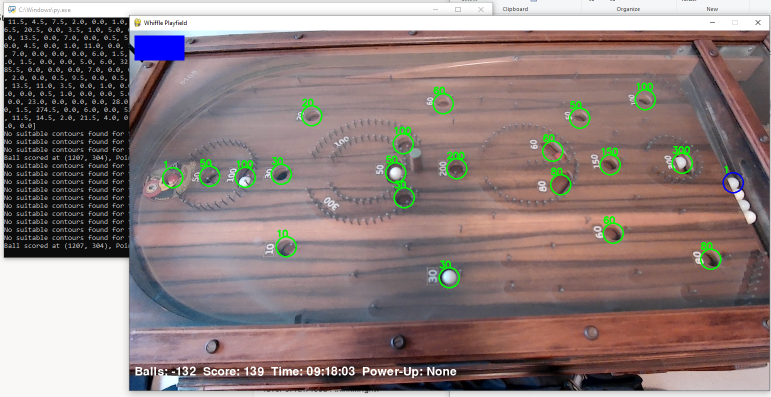
#> input picture old versions/5.9 (moreprogress)/whiffle_error.PNG, 1542 x 793 px (shown at 1/2 size); its folder holds only this picture in this run
$ python -i whiffle_moreprogress.py   (imports and definitions only)
#> lines starting #> are read from the running program, lines starting #| are printed output that depends on the picture; after the words box and inside, x2 and y2 are one past the last pixel; in counts of white or black regions, pixels touching at a corner belong together
# Whiffle Playfield - Fixed Ball Detection Crash and Improved Scoring
# Lines 1-700
import cv2
import numpy as np
import pygame
import sys
from pygame.locals import *
import time
import json
import os
import requests

# Initialize Pygame
# [1 line not run here, left out]
WIDTH, HEIGHT = 1280, 720  # Match your screenshot resolution
# [1 line that did not run here, left out]
# [1 line not run here, left out]
clock = pygame.time.Clock()

# Colors
BLACK = (0, 0, 0)
WHITE = (255, 255, 255)
GREEN = (0, 255, 0)
RED = (255, 0, 0)
BLUE = (0, 0, 255)  # For debug overlay

# Game State
class GameState:
    def __init__(self):
        self.score = 0
        self.balls = 7
        self.power_up = None
        self.time = "N/A"
        self.hole_positions = []  # Will store (x, y, radius, points)
        self.running = True
        self.show_leaderboard = False
        self.last_detected = []  # To track previously detected balls and avoid double-counting

    # [6 lines left out: function reset, not called in this run]

game = GameState()

# Calibration File Path
CALIBRATION_FILE = "calibration.json"

# Video Capture Reinitialization Function
# [21 lines left out: function reinitialize_camera, not called in this run]

# Initial Video Capture Setup
# [2 lines not run here, left out]

# Load or Skip Calibration
def load_calibrated_holes():
    if os.path.exists(CALIBRATION_FILE):
        with open(CALIBRATION_FILE, 'r') as f:
#> (reads 6.1 (balls)(excellent at scoring)(no redball)/calibration.json from the repository)
#> further down, picture is the input picture: shape (793, 1542, 3); mean B, G, R 122.2, 123.8, 139.9
            try:
                data = json.load(f)
                print("Loaded calibration data from local file.")
                return data["holes"]
            except Exception as e:
                print(f"Error loading calibration file: {e}")
    print("No calibration file found or error loading. Entering calibration mode.")
    return calibrate_holes()

# [86 lines left out: functions save_calibrated_holes, calibrate_holes, not called in this run]

game.hole_positions = load_calibrated_holes()

# Force reinitialization before game loop
# [4 lines not run here, left out]

# ROI and Ball Detection Functions
def get_table_roi(image, frame_count=0):
    # Preprocess: Convert to HSV and use saturation channel to enhance table edges
#> called with frame_count = 0
    hsv = cv2.cvtColor(image, cv2.COLOR_BGR2HSV)
#> hsv: shape (793, 1542, 3); mean H, S, V 63.3, 51.9, 146
    gray = hsv[:, :, 1]  # Use saturation channel
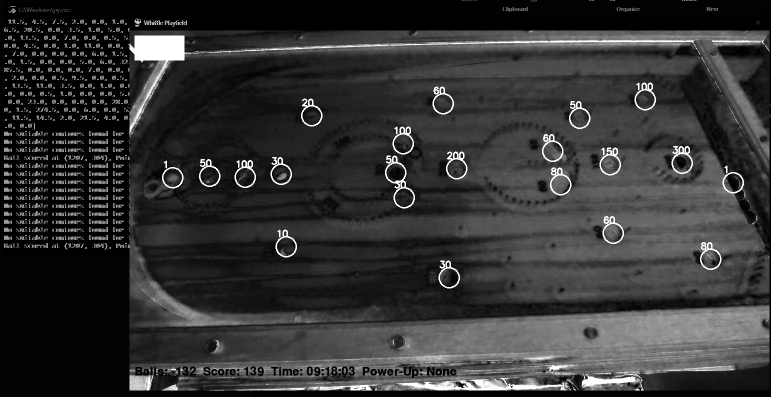
#> gray: shape (793, 1542) (shown at 1/2 size); min 0, max 255, mean 51.9
    # Enhance contrast
    gray = cv2.equalizeHist(gray)
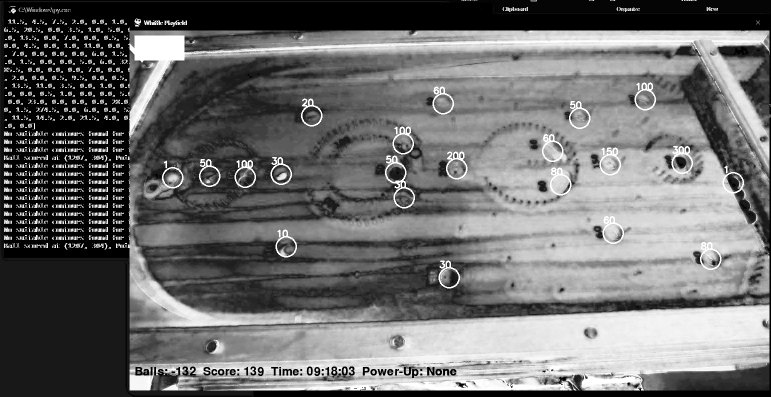
#> gray: shape (793, 1542) (shown at 1/2 size); min 0, max 255, mean 109.9
    blurred = cv2.GaussianBlur(gray, (5, 5), 0)
    # Lower Canny thresholds further to detect more edges
    edges = cv2.Canny(blurred, 20, 80)  # Adjusted from (30, 100) to (20, 80)
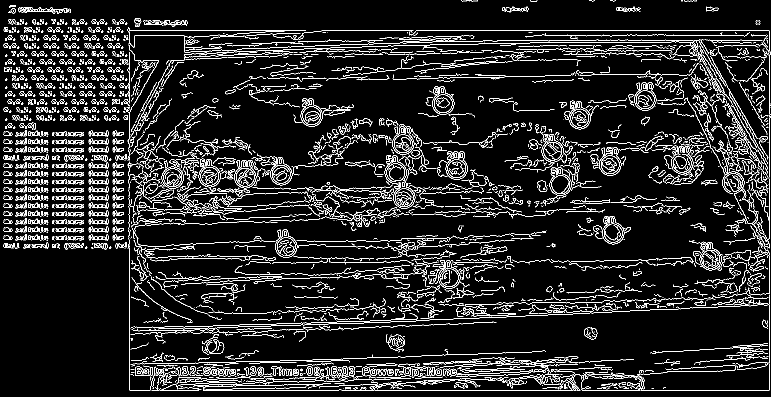
#> edges: shape (793, 1542) (shown at 1/2 size); 9.2% white in thin lines or dots
    contours, _ = cv2.findContours(edges, cv2.RETR_EXTERNAL, cv2.CHAIN_APPROX_SIMPLE)
#> contours = 3023 contours, 2503 with area under 20; largest, box (x1, y1, x2, y2) and area: (769, 310, 831, 418) 3444, (891, 302, 936, 360) 1907, (1181, 294, 1243, 352) 1812, (1094, 334, 1144, 408) 1798, (1201, 432, 1251, 489) 1779

    # Debug: Save edge image and log contours
    if frame_count % 30 == 0:
        cv2.imwrite("debug_edges.jpg", edges)
        print(f"Saved edge-detected image to debug_edges.jpg. Number of contours found: {len(contours)}")
#| Saved edge-detected image to debug_edges.jpg. Number of contours found: 3023
        if contours:
            contour_areas = [cv2.contourArea(c) for c in contours]
#> contour_areas = 3023 values, max 3443.5 at index 1715, min 0 at index 0, mean 23.26
            print(f"Contour areas: {contour_areas}")
#> (printed output is left out)

    if contours:
        # Filter contours: Select contours with reasonable area and rectangular shape
        filtered_contours = []
        for contour in contours:
            area = cv2.contourArea(contour)
            if area < 5000 or area > (WIDTH * HEIGHT * 0.9):  # Ignore very small or very large contours
                continue
            # Approximate the contour to a polygon
            peri = cv2.arcLength(contour, True)
            approx = cv2.approxPolyDP(contour, 0.02 * peri, True)
            # Check if the contour is roughly rectangular (4 sides)
            if len(approx) == 4:
                # Check aspect ratio (table should be roughly 2:1 or similar)
                x, y, w, h = cv2.boundingRect(contour)
                aspect_ratio = w / float(h)
                if 1.5 < aspect_ratio < 3.0:  # Adjust based on table proportions
                    filtered_contours.append((contour, area))
#> this loop made 3023 passes
#> area on passes 12, 35, 45: 26.5, 20.5, 245.5
#> after the loop, filtered_contours = []

        if filtered_contours:
            # Select the largest filtered contour
            filtered_contours.sort(key=lambda x: x[1], reverse=True)
            table_contour = filtered_contours[0][0]
            mask = np.zeros_like(gray)
            cv2.drawContours(mask, [table_contour], -1, 255, thickness=cv2.FILLED)
            roi = cv2.bitwise_and(image, image, mask=mask)

            # Debug: Save mask
            if frame_count % 30 == 0:
                cv2.imwrite("debug_mask.jpg", mask)
                print(f"Saved mask to debug_mask.jpg. Mask mean: {mask.mean()}")

            # Check if ROI is mostly black
            if roi.mean() < 1:
                print(f"ROI is mostly black (mean: {roi.mean()}), falling back to raw frame.")
                return image, None
            return roi, mask
        else:
            print("No suitable contours found for table, falling back to raw frame.")
            return image, None
    print("No contours found in get_table_roi, returning original image.")
    return image, None

# [30 lines left out: function detect_ball_in_hole, not called in this run]

# Game Loop Setup
font = pygame.font.Font(None, 36)
# [8 lines left out: function draw_ui, not called in this run]

# Main Game Loop
running = True
frame_count = 0
retry_count = 0
max_retries = 10
frame_capture_count = 0
# [107 lines not run here, left out]

# Whiffle Playfield - Remaining Code (Lines 701+)

# Supabase Configuration for Online Leaderboard (still used for scores)
SUPABASE_URL = "https://jtkbujumrobglftzokcs.supabase.co"
SUPABASE_API_KEY = "eyJhbGciOiJIUzI1NiIsInR5cCI6IkpXVCJ9.eyJpc3MiOiJzdXBhYmFzZSIsInJlZiI6Imp0a2J1anVtcm9iZ2xmdHpva2NzIiwicm9sZSI6ImFub24iLCJpYXQiOjE3NDIwMTM8NzcsImV4cCI6MjA1NzU4OTg3N30.OibLuqr3X922SUSBL8yGxDw8uwuTjivH97-2wNhJDqs"
LEADERBOARD_ENDPOINT = f"{SUPABASE_URL}/rest/v1/leaderboard"

# Headers for Supabase API requests
headers = {
    "apikey": SUPABASE_API_KEY,
    "Authorization": f"Bearer {SUPABASE_API_KEY}",
    "Content-Type": "application/json",
    "Prefer": "return=representation"
}

# Leaderboard Display Function
# [53 lines left out: functions draw_leaderboard, draw_save_zones_button, draw_ui, not called in this run]

# Resume Game Loop
running = True
frame_count = 0
# [92 lines not run here, left out]

>>> import cv2
>>> picture = cv2.imread('whiffle_error.PNG')
>>> result = get_table_roi(picture)
